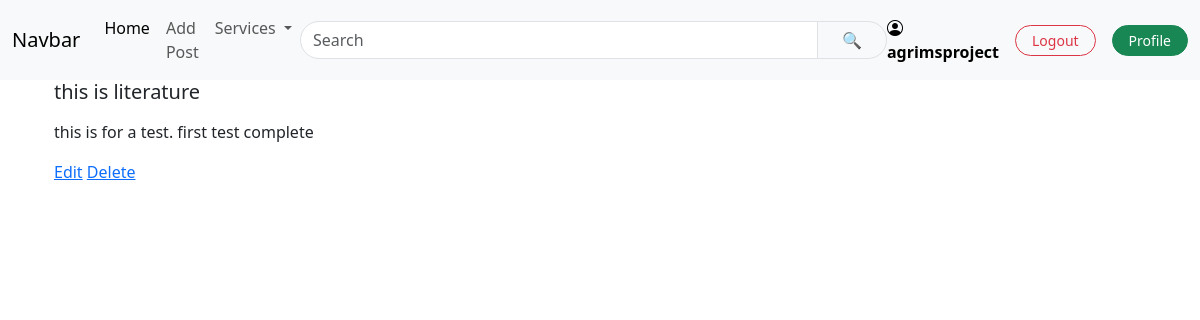
The app's page /post/1 (signed in) with its own data.
### firstapp/models.py (models this page shows, shortened)
class Posts(models.Model):
    POST_CHOICES=[
        ('l','literature'),
        ('s','sports'),
        ('t','technology')
    ]
    class Meta:
        verbose_name='Post'
        verbose_name_plural='Posts'
    category=models.CharField(choices=POST_CHOICES)
    title=models.CharField(max_length=200)
    image_url=models.URLField(null=True, blank=True)
    status=models.CharField(max_length=20)
    content=models.TextField()
    slug=models.CharField(unique=True)
    created_at=models.DateTimeField(auto_now_add=True)
    updated_at=models.DateTimeField(auto_now=True)
    created_by=models.ForeignKey(settings.AUTH_USER_MODEL,on_delete=models.CASCADE, null=True, blank=True)

### firstapp/views.py (the view)
# urls.py: path('post/<int:post_id>',views.post_detail_view,name="post_detail"),
def post_detail_view(request, post_id):
    post = get_object_or_404(Posts, id=post_id)
    return render(request, "firstapp/post_detail.html", {"post":post})

### firstapp/templates/firstapp/post_detail.html (shortened to what this page needs)
{%extends "firstapp/index.html"%}
{%block content%}
{%if post%}
<div class="container">
    <h5>{{post.title}}</h5>
    <p>{{post.content}}</p>
    <a href="{%url 'edit' post.id%}">Edit</a>
    <a href="">Delete</a>
</div>
{%else%}
<div>post with id {{post.id}} does not exist</div>
{%endif%}
{%endblock content%}

### firstapp/templates/firstapp/index.html (shortened to what this page needs)
{%load static%}
<!doctype html>
<html lang="en">
  <head>
<link rel="stylesheet" href="{%static 'firstapp/style.css'%}">
<link rel="stylesheet" href="https://cdn.jsdelivr.net/npm/bootstrap-icons@1.11.3/font/bootstrap-icons.min.css">
<link href="https://cdn.jsdelivr.net/npm/bootstrap@5.3.8/dist/css/bootstrap.min.css" rel="stylesheet">
  </head>
  <body>
 <nav class="navbar navbar-expand-lg bg-body-tertiary">
  <div class="container-fluid">
    <a class="navbar-brand" href="{%url 'html_view'%}">Navbar</a>
    <div class="collapse navbar-collapse" id="navbarSupportedContent">
      <ul class="navbar-nav me-auto mb-2 mb-lg-0">
        <li class="nav-item">
          <a class="nav-link active" aria-current="page" href="#">Home</a>
        </li>
        <li class="nav-item">
          <a class="nav-link" href="{%url 'create_post'%}">Add Post</a>
        </li>
        <li class="nav-item dropdown">
          <a class="nav-link dropdown-toggle" href="#" role="button" data-bs-toggle="dropdown" aria-expanded="false">
            Services
          </a>
        </li>
      </ul>
      <form class="d-flex mx-auto" role="search" style="max-width: 600px; width: 100%;" action="{%url 'search' %}">
         <div class="input-group">
        <input
            class="form-control rounded-start-pill"
            type="search"
            placeholder="Search"
            aria-label="Search"
            name="q"
             value="{{query}}"
             >
        <button
            class="btn btn-light border rounded-end-pill px-4"
            type="submit">
            🔍
        </button>
       </div>
      </form>
      <div class="d-flex align-items-center gap-3">
        {%if request.user.is_authenticated%}
        <span class="text-black fw-semibold"><i  class="bi bi-person-circle"></i>{{request.user.username}}</span>
          <form method="post" action={%url 'logout'%} class="mb-0">
            <button type="submit"  class="btn btn-outline-danger btn-sm rounded-pill px-3">
              Logout
            </button>
          </form>
          <a href="{%url 'profile_view'%}" class="btn btn-success btn-sm rounded-pill px-3">Profile</a>
        {%else%}
          <a href="{%url 'login' %}"  class="btn btn-success btn-sm rounded-pill px-3">login</a>
          <a href="{%url 'signup' %}"  class="btn btn-success btn-sm rounded-pill px-3">signup</a>
        {%endif%}
      </div>
    </div>
  </div>
</nav>
    <main class="container">
        {%block content%}{%endblock content%}
    </main>
</html>

### records on screen
Posts: title "this is literature", content "this is for a test. first test complete"

### other values on screen
{{ request.user.username }} "agrimsproject"
